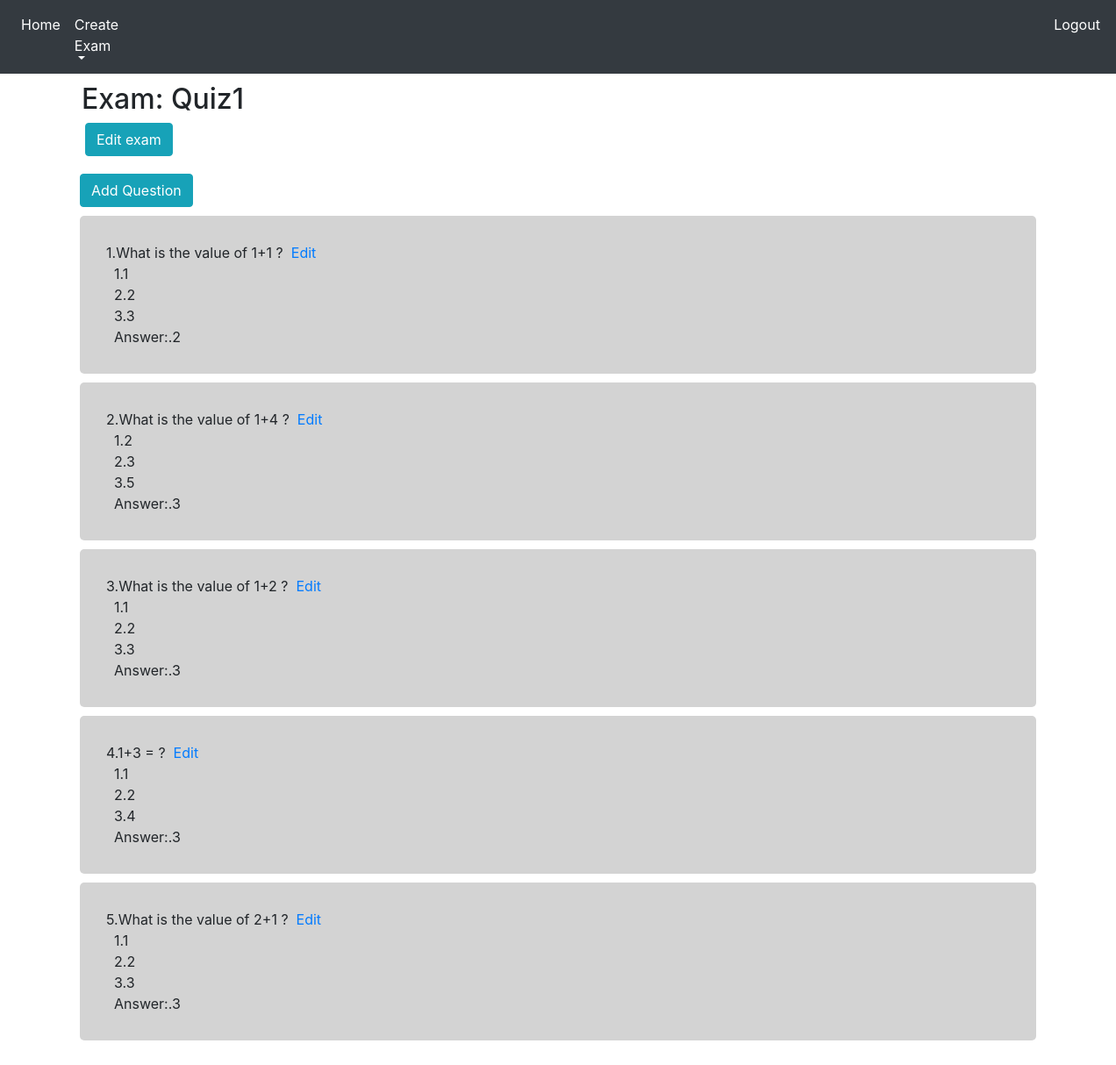
The page /instructor/exam/6 on the database its author committed.
### instructor/models.py (models this page shows, shortened)
class Exam(models.Model):
    name = models.CharField(max_length=200)
    instructor = models.ForeignKey(Instructor, on_delete=models.CASCADE)
    start_time = models.DateTimeField(default=datetime.now())
    end_time = models.DateTimeField(default=datetime.now())
    max_marks = models.IntegerField(default = 0)

class Question(models.Model):
    exam = models.ForeignKey(Exam, on_delete=models.CASCADE)
    question_text = models.CharField(max_length=500)
    choice1 = models.CharField(max_length=200)
    choice2 = models.CharField(max_length=200)
    choice3 = models.CharField(max_length=200)
    positive_marks = models.IntegerField(default = 3)
    negative_marks = models.IntegerField(default = -1)
    answer = models.IntegerField()

### instructor/views.py (the view)
# urls.py: path('exam/<int:exam_id>',views.show_exam,name='show_exam'),
def show_exam(request, exam_id):
	exam = Exam.objects.get(id=exam_id)
	questions_set = Question.objects.filter(exam=exam)
	print(questions_set[0].question_text)
	return render(request, 'show_exam.html', {'questions_set':questions_set, 'exam':exam})

### templates/show_exam.html (shortened to what this page needs)
<link rel="stylesheet" href="https://stackpath.bootstrapcdn.com/bootstrap/4.1.3/css/bootstrap.min.css">
<nav class="navbar navbar-expand-sm bg-dark navbar-dark" style="color">
  <ul class="navbar-nav">
    <li class="nav-item">
      <a class="nav-link" href="/instructor" style="color: white">Home</a>
    </li>
    <li class="nav-item dropdown">
      <a class="nav-link dropdown-toggle" href="#" id="navbardrop" data-toggle="dropdown" style="color: white">
        Create Exam
      </a>
    </li>
    <li class="nav-item" style="margin-left: 1050px">
      <a class="nav-link" href="/instructor/logout" style="color: white">Logout</a>
    </li>
  </ul>
</nav>
<div class="container">
<h2 style="margin-top: 10px;margin-left: 12px">Exam: {{exam.name}} </h2> &nbsp;&nbsp;&nbsp;&nbsp;&nbsp;&nbsp;&nbsp;
<button type="button" class="btn btn-info" style="margin-left: -20px"><a style="color: white" href="/instructor/edit_exam/{{exam.id}}"> Edit exam </a></button>
<br>
<button type="button" class="btn btn-info" style="margin-top: 20px;margin-left: 10px"><a style="color: white" href="/instructor/new_question/{{exam.id}}"> Add Question </a></button>
<br>
{% for q in questions_set %}
	<div align="left" style="margin: 10px;background-color: #D3D3D3;border-radius: 5px;padding: 30px">
	{{forloop.counter}}.{{q.question_text}}&nbsp;<a href="/instructor/edit_question/{{q.id}}"> Edit</a><br>
	&nbsp; 1.{{q.choice1}}<br>
	&nbsp; 2.{{q.choice2}}<br>
	&nbsp; 3.{{q.choice3}}<br>
	&nbsp; Answer:.{{q.answer}}<br>
</div>
{% endfor %}
<br>
</div>

### rows shown on the page
Exam: name "Quiz1"
Question: question_text "What is the value of 1+1 ?", choice1 "1", choice2 "2", choice3 "3", answer "2"
Question: question_text "What is the value of 1+4 ?", choice1 "2", choice2 "3", choice3 "5", answer "3"
Question: question_text "What is the value of 1+2 ?", choice1 "1", choice2 "2", choice3 "3", answer "3"
Question: question_text "1+3 = ?", choice1 "1", choice2 "2", choice3 "4", answer "3"
Question: question_text "What is the value of 2+1 ?", choice1 "1", choice2 "2", choice3 "3", answer "3"
